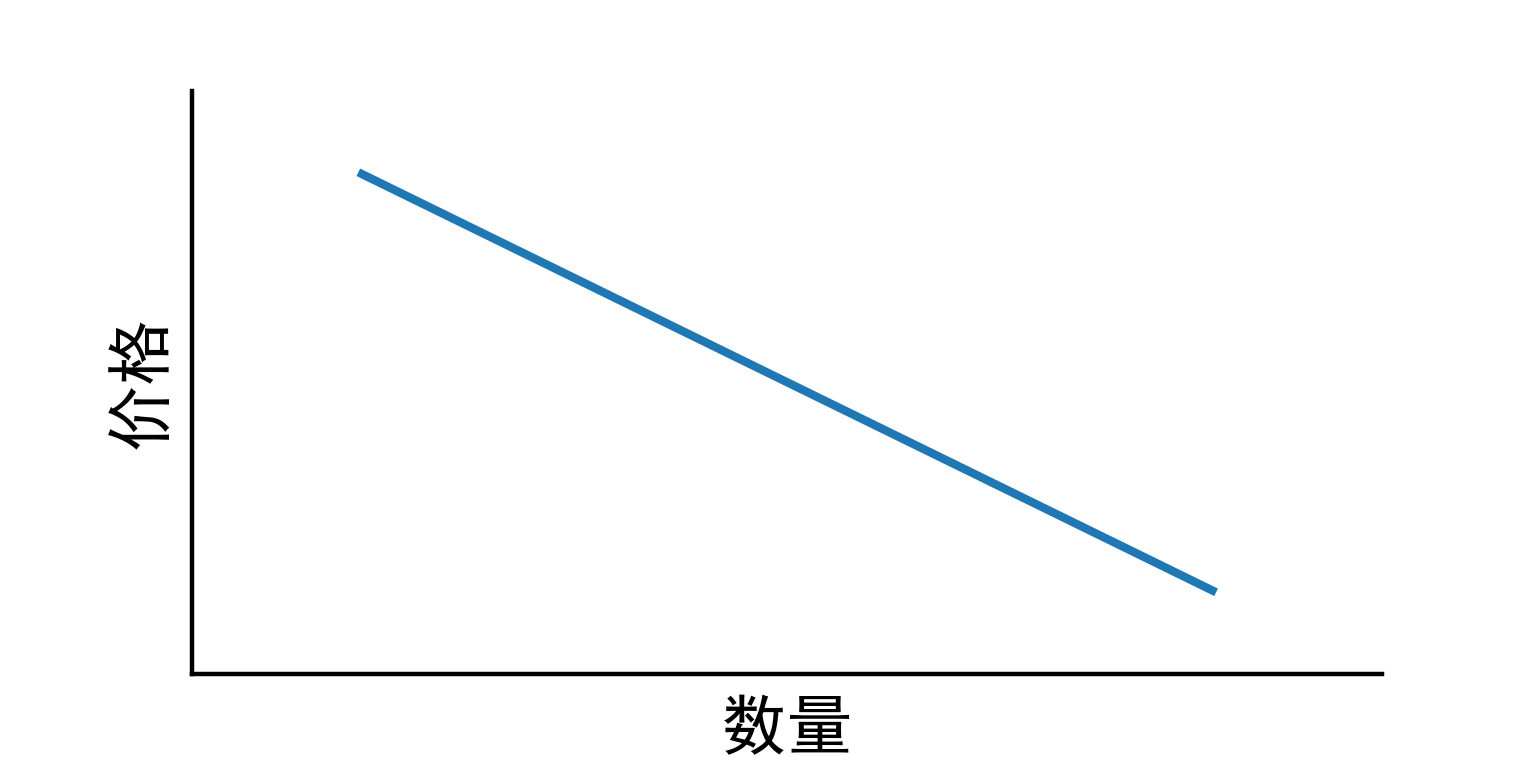

Write the Python code that produced this figure.
import matplotlib.pyplot as plt
import numpy as np
import matplotlib as mpl

mpl.rcParams['font.sans-serif'] = ['SimHei']

x = np.linspace(0, 1, 100)
y = -1 * x + 1

plt.figure(dpi = 400)
ax = plt.gca()
ax.spines['top'].set_visible(False)
ax.spines['right'].set_visible(False)
#ax.spines['bottom'].set_position(('data', 0))
#ax.spines['left'].set_position(('axes', 0.5))
#plt.title('a sin curve')

xmin, xmax = x.min(), x.max()
ymin, ymax = y.min(), y.max()
dx = (xmax - xmin) * 0.2
dy = (ymax - ymin) * 0.2

plt.xlabel('数量', fontsize = 12)
plt.ylabel('价格', fontsize = 12)
plt.xticks([])
plt.yticks([])
plt.ylim(ymin - dy, ymax + dy)
plt.xlim(xmin - dx, xmax + dx)
plt.plot(x, y)
plt.show()
